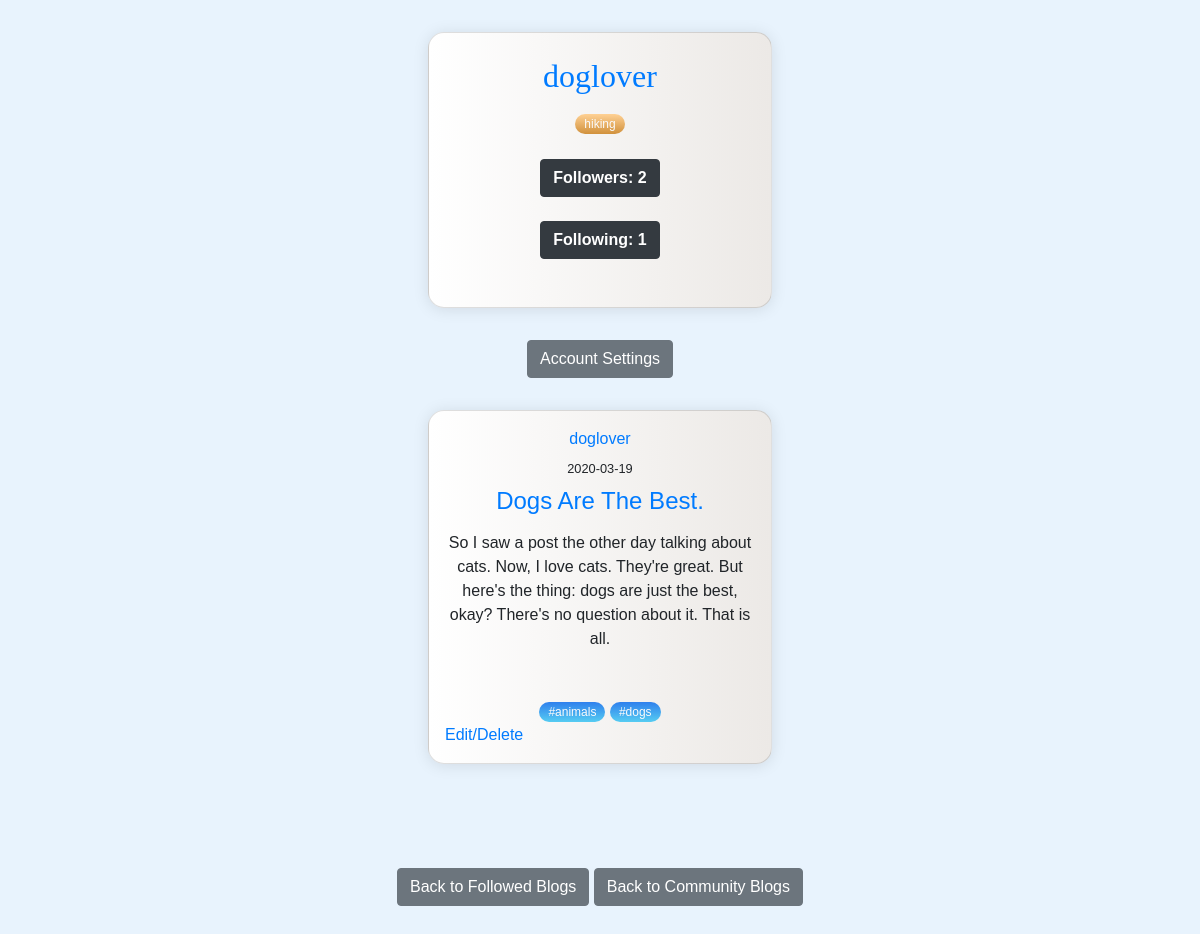
/userProfileFollow.php?user=doglover (signed in), run on the app's committed database.
### tables this page shows
CREATE TABLE users (
  username varchar(45) NOT NULL,
  password varchar(255) NOT NULL,
  firstName varchar(45) DEFAULT NULL,
  lastName varchar(45) DEFAULT NULL,
  email varchar(100) DEFAULT NULL,
  PRIMARY KEY (username)
);

CREATE TABLE hobbies (
  username varchar(45) NOT NULL,
  hobby varchar(20) NOT NULL,
  PRIMARY KEY (hobby,username),
  KEY hobbies_ibfk_1 (username),
  CONSTRAINT hobbies_ibfk_1 FOREIGN KEY (username) REFERENCES users (username),
  CONSTRAINT hobby_types CHECK ((hobby in (_utf8mb4'hiking',_utf8mb4'swimming',_utf8mb4'calligraphy',_utf8mb4'bowling',_utf8mb4'movie',_utf8mb4'cooking',_utf8mb4'dancing')))
);

CREATE TABLE blogs (
  blogid int(10) unsigned NOT NULL AUTO_INCREMENT,
  subject varchar(50) DEFAULT NULL,
  description varchar(250) DEFAULT NULL,
  pdate date DEFAULT NULL,
  created_by varchar(45) DEFAULT NULL,
  PRIMARY KEY (blogid),
  KEY FK1_idx (description),
  KEY FK1 (created_by),
  CONSTRAINT FK1 FOREIGN KEY (created_by) REFERENCES users (username)
);

CREATE TABLE blogstags (
  blogid int(10) unsigned NOT NULL,
  tag varchar(20) NOT NULL,
  PRIMARY KEY (blogid,tag),
  CONSTRAINT blogstags_ibfk_1 FOREIGN KEY (blogid) REFERENCES blogs (blogid)
);

### userProfileFollow.php (the view, shortened to what this page needs)
<?php
require_once "config.php";
if(isset($_GET["user"])) {
	$user = trim($_GET["user"]);
	$result = mysqli_query($link, "SELECT * FROM users where username = '" . $user . "'");
	$followers = mysqli_query($link, "SELECT * FROM follows WHERE leadername = '" . $user . "'");
	$following = mysqli_query($link, "SELECT * FROM follows WHERE followername = '" . $user . "'");
	$hobbies = mysqli_query($link, "SELECT * FROM hobbies WHERE username = '".$user."'");
	$usersBlogs = mysqli_query($link, "SELECT * FROM blogs WHERE created_by = '".$user."' ");
}
?>
<!DOCTYPE html>
<html lang="en">
<head>
	<link rel="stylesheet" href="https://stackpath.bootstrapcdn.com/bootstrap/4.5.2/css/bootstrap.min.css">
     <link rel="stylesheet" href="style.css">
</head>
<body>
	<form action="<?php echo htmlspecialchars($_SERVER["PHP_SELF"]); ?>" method="post">
	    <section>
		<div class = "container">
        <div class = "card">
		<br>
            <?php
                while($rows=mysqli_fetch_assoc($result))
                {
             ?>
				<h1><a href><?php echo $rows['username'];?></a><br></h1>
            <?php
                }
             ?>
        <div class = "card_footer">
            <?php
                while($rows=mysqli_fetch_assoc($hobbies))
                {
             ?>
                 <span class="tag tag-brown"><?php echo $rows['hobby'];?></span>
            <?php
                }
             ?><br><br>
		<?php
				$i = 0;
                while($rows=mysqli_fetch_assoc($followers))
                {
					++$i;
				}
			 ?>
		<?php
				$j = 0;
                while($rows=mysqli_fetch_assoc($following))
                {
					++$j;
				}
			 ?>
		<td><a class="btn btn-dark"href="followers.php?user= <?php echo $user ?>"><b><?php echo 'Followers: '.$i ;?></b></a></td>
		<br>
		<br>
		<td><a class="btn btn-dark" href="following.php?user= <?php echo $user ?>"><b><?php echo 'Following: '.$j;?> </b></a></td>
		</div><br><br></div></div>
    </section>
	<?php
	if (empty($_GET['ownUser'][0]))
	{
		if(!empty($_GET['alreadyFollowing'][0]))
		{
	?>
	<div class="form-group">
            <input type="submit" class="btn btn-secondary" value="Unfollow" name = "follow">
    </div>
	<?php
		}
		else {
		?>
			<div class="form-group">
            <input type="submit" class="btn btn-success" value="Follow" name = "follow">
    </div>
<?php
	}
	}
	else {
		?>
		<a href="settings.php" class="btn btn-secondary">Account Settings</a>
		<?php
	}
	?>
	<br>
            <?php
                while($rows=mysqli_fetch_assoc($usersBlogs))
                {
             ?>
	<div class="container">
    <div class="card">
    <div class="card__body">
	 <a href="userProfileFollow.php?user= <?php echo $rows['created_by']?>"><?php echo $rows['created_by'];?></a>
          <small><?php echo $rows['pdate'];?></small>
      <h4><a href="comment.php?blogid= <?php echo $rows['blogid'] ?>"><?php echo $rows['subject'];?></a></h4>
      <p><?php echo ($rows['description']);?></p>
    </div>
    <div class="card__footer">
	<?php
	  $result2 = mysqli_query($link, "SELECT * FROM blogstags WHERE blogid = '" . $rows['blogid'] . "'");
	  while($rows2=mysqli_fetch_assoc($result2))
	  {
  ?>
  <a href="tags.php?tag=<?php echo nl2br($rows2['tag']); ?>" ><span class="tag tag-blue"><?php echo trim('#'.(preg_replace("/\s+/", "",$rows2['tag'])));?></span></a><?php }
  ?>
      <div class="user">
		  <?php
					 if (!empty($_GET['ownUser'][0]) ) {
						?>
						<a href="editDeleteBlog.php?blogid=<?php echo $rows['blogid']?>">Edit/Delete</a>
						<?php
						}
						?>
     </div>
    </div></div>
  </div><br>
			<?php
                }
			?>
       <br><br>
        <a href="followerBlogs.php" class="btn btn-secondary">Back to Followed Blogs</a>
		<a href="welcome.php" class="btn btn-secondary">Back to Community Blogs</a>
		<br><br><br><br>
</form>
<br>
</body>
</html>

### style.css (style rules this page uses)
body { background-color: #f7fef6; text-align: center; }
h1 { text-align: center; color: #black; font-size: xx-large; font-family: "Gill Sans", "Gill Sans MT", " Calibri", "Trebuchet MS","sans-serif"; }
*, *::before, *::after { box-sizing: border-box; padding: 0; margin: 0; }
body { font-family: "Quicksand", sans-serif; display: grid; place-items: center; height: 100vh; background: #e8f3fd; }
.container { display: flex; flex-wrap: wrap; justify-content: center; max-width: 1200px; margin-block: 2rem; gap: 2rem; }
.card { display: flex; flex-direction: column; width: clamp(20rem, calc(20rem + 2vw), 22rem); overflow: hidden; box-shadow: 0 0.1rem 1rem rgba(0, 0, 0, 0.1); border-radius: 1em; background: #ece9e6; background: linear-gradient(to right, #ffffff, #ece9e6); }
.card__body { padding: 1rem; display: flex; flex-direction: column; gap: 0.5rem; }
.tag { align-self: flex-start; padding: 0.25em 0.75em; border-radius: 1em; font-size: 0.75rem; }
.tag-blue { background: #56ccf2; background: linear-gradient(to bottom, #2f80ed, #56ccf2); color: #fafafa; }
.tag-brown { background: #d1913c; background: linear-gradient(to bottom, #ffd194, #d1913c); color: #fafafa; }
.card__body h4 { font-size: 1.5rem; text-transform: capitalize; }
.card__footer { padding: 1rem; margin-top: auto; }
.user { display: flex; gap: 0.5rem; }

### data on the page
users: username "doglover"
hobbies: hobby "hiking"
blogs: created_by "doglover", pdate "2020-03-19", subject "Dogs Are The Best.", description "So I saw a post the other day talking about cats. Now, I love cats. They're great. But here's the thing: dogs are just the best, okay? There's no question about it. That is all."
blogstags: tag "#animals"
blogstags: tag "#dogs"

### other printed values
$i "2"
$j "1"
